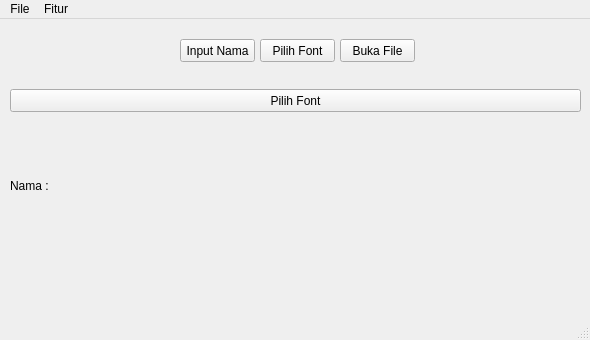
<?xml version="1.0" encoding="UTF-8"?>
<ui version="4.0">
 <class>MainWindow</class>
 <widget class="QMainWindow" name="MainWindow">
  <property name="geometry">
   <rect>
    <x>0</x>
    <y>0</y>
    <width>590</width>
    <height>340</height>
   </rect>
  </property>
  <property name="windowTitle">
   <string>MainWindow</string>
  </property>
  <widget class="QWidget" name="centralwidget">
   <widget class="QPushButton" name="pushButton">
    <property name="geometry">
     <rect>
      <x>180</x>
      <y>20</y>
      <width>75</width>
      <height>23</height>
     </rect>
    </property>
    <property name="text">
     <string>Input Nama</string>
    </property>
   </widget>
   <widget class="QPushButton" name="pushButton_2">
    <property name="geometry">
     <rect>
      <x>260</x>
      <y>20</y>
      <width>75</width>
      <height>23</height>
     </rect>
    </property>
    <property name="text">
     <string>Pilih Font</string>
    </property>
   </widget>
   <widget class="QPushButton" name="pushButton_3">
    <property name="geometry">
     <rect>
      <x>340</x>
      <y>20</y>
      <width>75</width>
      <height>23</height>
     </rect>
    </property>
    <property name="text">
     <string>Buka File</string>
    </property>
   </widget>
   <widget class="QPushButton" name="pushButton_4">
    <property name="geometry">
     <rect>
      <x>10</x>
      <y>70</y>
      <width>571</width>
      <height>23</height>
     </rect>
    </property>
    <property name="text">
     <string>Pilih Font</string>
    </property>
   </widget>
   <widget class="QLabel" name="label">
    <property name="geometry">
     <rect>
      <x>10</x>
      <y>160</y>
      <width>47</width>
      <height>13</height>
     </rect>
    </property>
    <property name="text">
     <string>Nama :</string>
    </property>
   </widget>
  </widget>
  <widget class="QMenuBar" name="menubar">
   <property name="geometry">
    <rect>
     <x>0</x>
     <y>0</y>
     <width>590</width>
     <height>21</height>
    </rect>
   </property>
   <widget class="QMenu" name="menuFile">
    <property name="title">
     <string>File</string>
    </property>
    <addaction name="actionKeluar"/>
   </widget>
   <widget class="QMenu" name="menuFitur">
    <property name="title">
     <string>Fitur</string>
    </property>
    <addaction name="actionInput_Nama"/>
    <addaction name="actionPilih_Font"/>
    <addaction name="actionBuka_File"/>
   </widget>
   <addaction name="menuFile"/>
   <addaction name="menuFitur"/>
  </widget>
  <widget class="QStatusBar" name="statusbar"/>
  <action name="actionKeluar">
   <property name="text">
    <string>Keluar</string>
   </property>
  </action>
  <action name="actionInput_Nama">
   <property name="text">
    <string>Input Nama</string>
   </property>
  </action>
  <action name="actionPilih_Font">
   <property name="text">
    <string>Pilih Font</string>
   </property>
  </action>
  <action name="actionBuka_File">
   <property name="text">
    <string>Buka File</string>
   </property>
  </action>
 </widget>
 <resources/>
 <connections/>
</ui>
